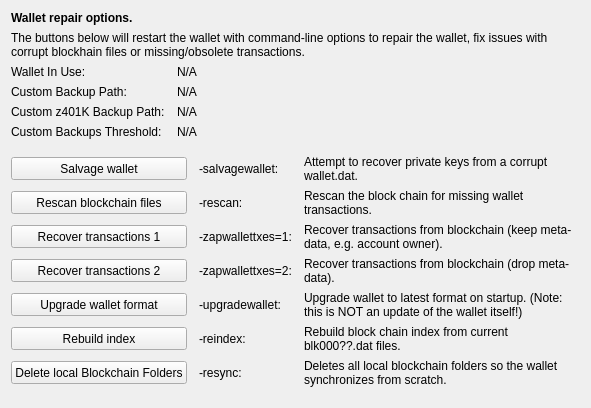
     <widget class="QWidget" name="tab_repair">
      <attribute name="title">
       <string>&amp;Wallet Repair</string>
      </attribute>
      <layout class="QGridLayout" name="gridLayout_4" columnstretch="0,0,0,0">
       <property name="horizontalSpacing">
        <number>12</number>
       </property>
       <item row="0" column="0" colspan="4">
        <widget class="QLabel" name="label_repair_header">
         <property name="font">
          <font>
           <weight>75</weight>
           <bold>true</bold>
          </font>
         </property>
         <property name="text">
          <string>Wallet repair options.</string>
         </property>
        </widget>
       </item>
       <item row="1" column="0" colspan="4">
        <widget class="QLabel" name="label_repair_helptext">
         <property name="font">
          <font>
           <weight>50</weight>
           <bold>false</bold>
          </font>
         </property>
         <property name="text">
          <string>The buttons below will restart the wallet with command-line options to repair the wallet, fix issues with corrupt blockhain files or missing/obsolete transactions.</string>
         </property>
         <property name="wordWrap">
          <bool>true</bool>
         </property>
        </widget>
       </item>
       <item row="2" column="0">
        <widget class="QLabel" name="wallet_path_label">
         <property name="text">
          <string>Wallet In Use:</string>
         </property>
        </widget>
       </item>
       <item row="2" column="1" colspan="3">
        <widget class="QLabel" name="wallet_path">
         <property name="cursor">
          <cursorShape>IBeamCursor</cursorShape>
         </property>
         <property name="text">
          <string>N/A</string>
         </property>
         <property name="textFormat">
          <enum>Qt::PlainText</enum>
         </property>
         <property name="textInteractionFlags">
          <set>Qt::LinksAccessibleByMouse|Qt::TextSelectableByKeyboard|Qt::TextSelectableByMouse</set>
         </property>
        </widget>
       </item>
       <item row="3" column="0">
        <widget class="QLabel" name="wallet_custombackuppath_label">
         <property name="text">
          <string>Custom Backup Path:</string>
         </property>
         <property name="visible">
          <bool>false</bool>
         </property>
        </widget>
       </item>
       <item row="3" column="1" colspan="3">
        <widget class="QLabel" name="wallet_custombackuppath">
         <property name="cursor">
          <cursorShape>IBeamCursor</cursorShape>
         </property>
         <property name="text">
          <string>N/A</string>
         </property>
         <property name="textFormat">
          <enum>Qt::PlainText</enum>
         </property>
         <property name="textInteractionFlags">
          <set>Qt::LinksAccessibleByMouse|Qt::TextSelectableByKeyboard|Qt::TextSelectableByMouse</set>
         </property>
         <property name="visible">
          <bool>false</bool>
         </property>
        </widget>
       </item>
       <item row="4" column="0">
        <widget class="QLabel" name="wallet_customz401kbackuppath_label">
         <property name="text">
          <string>Custom z401K Backup Path:</string>
         </property>
         <property name="visible">
          <bool>false</bool>
         </property>
        </widget>
       </item>
       <item row="4" column="1" colspan="3">
        <widget class="QLabel" name="wallet_customz401kbackuppath">
         <property name="cursor">
          <cursorShape>IBeamCursor</cursorShape>
         </property>
         <property name="text">
          <string>N/A</string>
         </property>
         <property name="textFormat">
          <enum>Qt::PlainText</enum>
         </property>
         <property name="textInteractionFlags">
          <set>Qt::LinksAccessibleByMouse|Qt::TextSelectableByKeyboard|Qt::TextSelectableByMouse</set>
         </property>
         <property name="visible">
          <bool>false</bool>
         </property>
        </widget>
       </item>
       <item row="5" column="0">
        <widget class="QLabel" name="wallet_custombackupthreshold_label">
         <property name="text">
          <string>Custom Backups Threshold:</string>
         </property>
         <property name="visible">
          <bool>false</bool>
         </property>
        </widget>
       </item>
       <item row="5" column="1" colspan="3">
        <widget class="QLabel" name="wallet_custombackupthreshold">
         <property name="cursor">
          <cursorShape>IBeamCursor</cursorShape>
         </property>
         <property name="text">
          <string>N/A</string>
         </property>
         <property name="textFormat">
          <enum>Qt::PlainText</enum>
         </property>
         <property name="textInteractionFlags">
          <set>Qt::LinksAccessibleByMouse|Qt::TextSelectableByKeyboard|Qt::TextSelectableByMouse</set>
         </property>
         <property name="visible">
          <bool>false</bool>
         </property>
        </widget>
       </item>
       <item row="6" column="0">
        <spacer name="verticalSpacer_repair1">
         <property name="orientation">
          <enum>Qt::Vertical</enum>
         </property>
         <property name="sizeHint" stdset="0">
          <size>
           <width>10</width>
           <height>10</height>
          </size>
         </property>
        </spacer>
       </item>
       <item row="7" column="0" colspan="2">
        <widget class="QPushButton" name="btn_salvagewallet">
         <property name="minimumSize">
          <size>
           <width>100</width>
           <height>23</height>
          </size>
         </property>
         <property name="text">
          <string>Salvage wallet</string>
         </property>
        </widget>
       </item>
       <item row="7" column="2">
        <widget class="QLabel" name="label_repair_salvage_command">
         <property name="text">
          <string notr="true">-salvagewallet:</string>
         </property>
        </widget>
       </item>
       <item row="7" column="3">
        <widget class="QLabel" name="label_repair_salvage">
         <property name="text">
          <string>Attempt to recover private keys from a corrupt wallet.dat.</string>
         </property>
         <property name="wordWrap">
          <bool>true</bool>
         </property>
        </widget>
       </item>
       <item row="8" column="0" colspan="2">
        <widget class="QPushButton" name="btn_rescan">
         <property name="minimumSize">
          <size>
           <width>100</width>
           <height>23</height>
          </size>
         </property>
         <property name="text">
          <string>Rescan blockchain files</string>
         </property>
        </widget>
       </item>
       <item row="8" column="2">
        <widget class="QLabel" name="label_repair_rescan_command">
         <property name="text">
          <string notr="true">-rescan:</string>
         </property>
        </widget>
       </item>
       <item row="8" column="3">
        <widget class="QLabel" name="label_repair_rescan">
         <property name="text">
          <string>Rescan the block chain for missing wallet transactions.</string>
         </property>
         <property name="wordWrap">
          <bool>true</bool>
         </property>
        </widget>
       </item>
       <item row="9" column="0" colspan="2">
        <widget class="QPushButton" name="btn_zapwallettxes1">
         <property name="minimumSize">
          <size>
           <width>100</width>
           <height>23</height>
          </size>
         </property>
         <property name="text">
          <string>Recover transactions 1</string>
         </property>
        </widget>
       </item>
       <item row="9" column="2">
        <widget class="QLabel" name="label_repair_zap1_command">
         <property name="text">
          <string notr="true">-zapwallettxes=1:</string>
         </property>
        </widget>
       </item>
       <item row="9" column="3">
        <widget class="QLabel" name="label_repair_zap1">
         <property name="text">
          <string>Recover transactions from blockchain (keep meta-data, e.g. account owner).</string>
         </property>
         <property name="wordWrap">
          <bool>true</bool>
         </property>
        </widget>
       </item>
       <item row="10" column="0" colspan="2">
        <widget class="QPushButton" name="btn_zapwallettxes2">
         <property name="minimumSize">
          <size>
           <width>100</width>
           <height>23</height>
          </size>
         </property>
         <property name="text">
          <string>Recover transactions 2</string>
         </property>
        </widget>
       </item>
       <item row="10" column="2">
        <widget class="QLabel" name="label_repair_zap2_command">
         <property name="text">
          <string notr="true">-zapwallettxes=2:</string>
         </property>
        </widget>
       </item>
       <item row="10" column="3">
        <widget class="QLabel" name="label_repair_zap2">
         <property name="text">
          <string>Recover transactions from blockchain (drop meta-data).</string>
         </property>
         <property name="wordWrap">
          <bool>true</bool>
         </property>
        </widget>
       </item>
       <item row="11" column="0" colspan="2">
        <widget class="QPushButton" name="btn_upgradewallet">
         <property name="minimumSize">
          <size>
           <width>100</width>
           <height>23</height>
          </size>
         </property>
         <property name="text">
          <string>Upgrade wallet format</string>
         </property>
        </widget>
       </item>
       <item row="11" column="2">
        <widget class="QLabel" name="label_repair_upgrade_command">
         <property name="text">
          <string notr="true">-upgradewallet:</string>
         </property>
        </widget>
       </item>
       <item row="11" column="3">
        <widget class="QLabel" name="label_repair_upgrade">
         <property name="text">
          <string>Upgrade wallet to latest format on startup. (Note: this is NOT an update of the wallet itself!)</string>
         </property>
         <property name="wordWrap">
          <bool>true</bool>
         </property>
        </widget>
       </item>
       <item row="12" column="0" colspan="2">
        <widget class="QPushButton" name="btn_reindex">
         <property name="minimumSize">
          <size>
           <width>100</width>
           <height>23</height>
          </size>
         </property>
         <property name="text">
          <string>Rebuild index</string>
         </property>
        </widget>
       </item>
       <item row="12" column="2">
        <widget class="QLabel" name="label_repair_reindex_command">
         <property name="text">
          <string notr="true">-reindex:</string>
         </property>
        </widget>
       </item>
       <item row="12" column="3">
        <widget class="QLabel" name="label_repair_reindex">
         <property name="text">
          <string>Rebuild block chain index from current blk000??.dat files.</string>
         </property>
         <property name="wordWrap">
          <bool>true</bool>
         </property>
        </widget>
       </item>
       <item row="13" column="0" colspan="2">
        <widget class="QPushButton" name="btn_resync">
         <property name="minimumSize">
          <size>
           <width>100</width>
           <height>23</height>
          </size>
         </property>
         <property name="text">
          <string>Delete local Blockchain Folders</string>
         </property>
        </widget>
       </item>
       <item row="13" column="2">
        <widget class="QLabel" name="label_repair_resync_command">
         <property name="text">
          <string>-resync:</string>
         </property>
        </widget>
       </item>
       <item row="13" column="3">
        <widget class="QLabel" name="label_repair_resync">
         <property name="text">
          <string>Deletes all local blockchain folders so the wallet synchronizes from scratch.</string>
         </property>
         <property name="wordWrap">
          <bool>true</bool>
         </property>
        </widget>
       </item>
       <item row="14" column="0">
        <spacer name="verticalSpacer_repair2">
         <property name="orientation">
          <enum>Qt::Vertical</enum>
         </property>
         <property name="sizeHint" stdset="0">
          <size>
           <width>20</width>
           <height>10</height>
          </size>
         </property>
        </spacer>
       </item>
      </layout>
     </widget>
